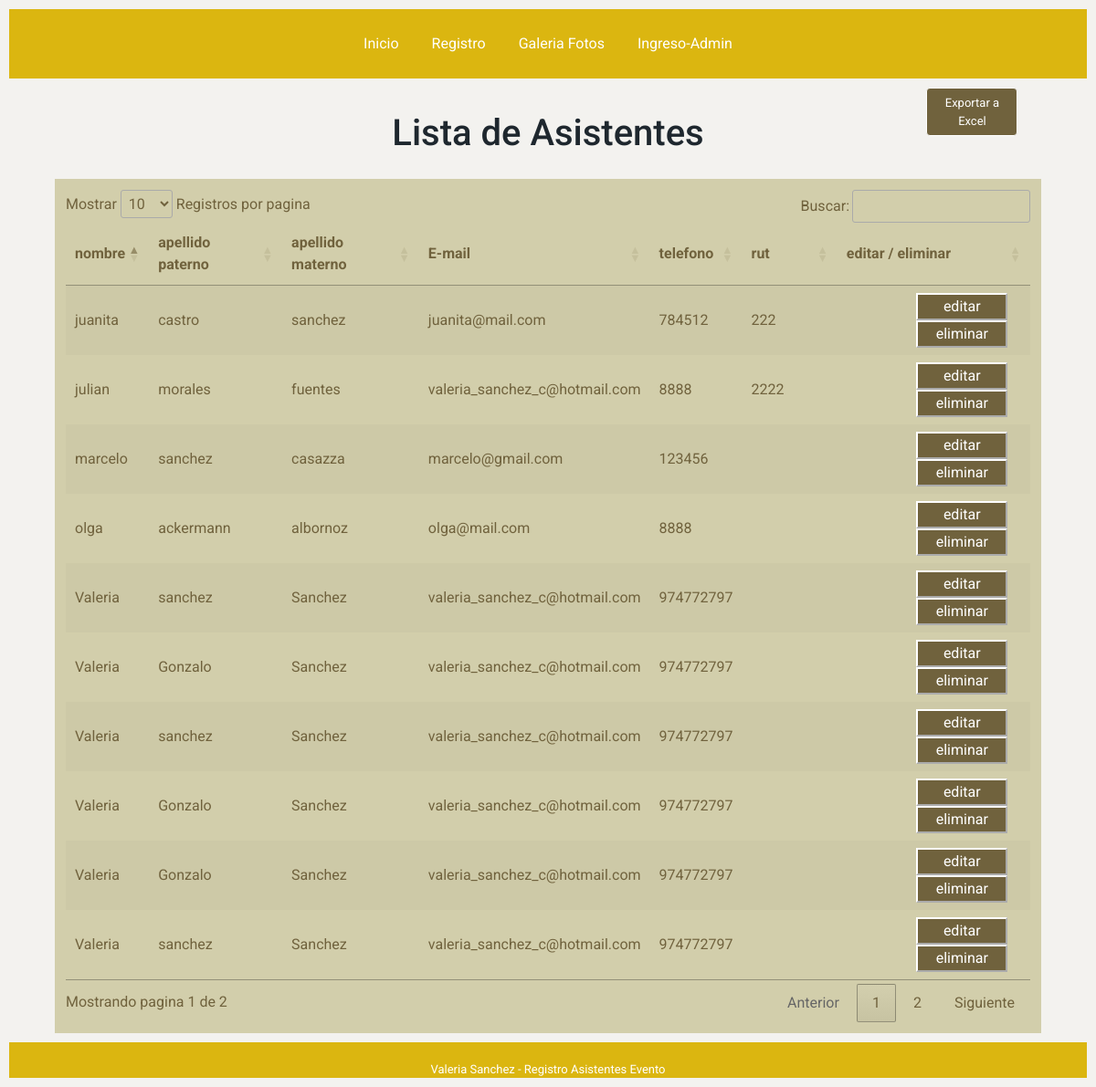
/listado/, run on the app's committed database.
### aplicacion1/models.py (models this page shows, shortened)
class Alumno(models.Model):
    rut=models.CharField(max_length=15, null=False)
    nombre=models.CharField(max_length=50, null=False)
    apellido_paterno=models.CharField(max_length=100, null=False)
    apellido_materno=models.CharField(max_length=100, null=False)
    telefono=models.CharField(max_length=100, null=False)
    email=models.EmailField()

### aplicacion1/views.py (the view)
# urls.py: path('listado/', views.listado, name='listado'),
def listado (request):  #muestra mensajes recibidos
    listado=Alumno.objects.all()
    return render (request,'aplicacion1/listado.html',{"data":listado})

### aplicacion1/templates/aplicacion1/listado.html (shortened to what this page needs)
{%extends 'base_layout.html'%}{%block content%}
<body >
<div class="container">
  <div class="row">
    <div class="col-sm-3">
    </div>
    <div class="col-sm-6">
      <header>
        <h1>Lista de Asistentes</h1>
      </header>
    </div>
    <div class="col-sm-3">
        <a href="{% url 'export_excel' %}" class = "btn btn-primary" id='btn-2'> Exportar a Excel </a>
    </div>
  </div>
</div>
<div div class="col-sm" id="tabla_usuarios">
    <table id="example" class="stripe" >
      <thead>
        <tr>
          <th>nombre</th>
          <th>apellido paterno </th>
          <th>apellido materno</th>
          <th>E-mail</th>
          <th>telefono</th>
          <th>rut</th>
          <th>editar / eliminar</th>
      </thead>
      <tbody>
        {% for men in data %}
        <tr>
          <td>{{men.nombre}}</td>
          <td>{{men.apellido_paterno}}</td>
          <td>{{men.apellido_materno}}</td>
          <td>{{men.email}}</td>
          <td>{{men.telefono}}</td>
          <td>{{men.rut}}</td>
          <td><button id="btn-4"><a id="editar" href ='/editar_alumno/{{men.id}}'>editar</a></button>
          <button id="btn-4"href ='#' onclick="modal_eliminar({{men.id}})">eliminar</button>  </td>
        </tr>
        {% endfor %}
      </tbody>
    </table>
</div>
</body>
</html>
{%endblock content%}

### aplicacion1/static/aplicacion1/style.css (style rules this page uses)
body { font-family: 'Roboto', sans-serif; background-color: rgb(243, 242, 239); }
h1 { text-align: center; margin: 5%; }
header { text-align: center; color: rgba(30, 39, 46,1.0); margin:2%; }
#btn-2 { width: 100px; margin-left: 45%; background-color: rgb(112, 98, 61); color: #fff; border-color: #fff; font-size: small; }
#tabla_usuarios { padding: 1%; margin-right: 5%; margin-left: 5%; color:rgb(112, 98, 61); background-color: rgba(206, 202, 161, 0.87); }
#btn-4 { width: 100px; margin-left: 40%; background-color: rgb(112, 98, 61); color: #fff; border-color: #fff; }
#editar { color: #fff; text-decoration: none }

### data on the page
Alumno: nombre "marcelo", apellido_paterno "sanchez", apellido_materno "casazza", email "marcelo@gmail.com", telefono "123456"
Alumno: nombre "juanita", apellido_paterno "castro", apellido_materno "sanchez", email "juanita@mail.com", telefono "784512", rut "222"
Alumno: nombre "Valeria", apellido_paterno "sanchez", apellido_materno "Sanchez", email "valeria_sanchez_c@hotmail.com", telefono "974772797"
Alumno: nombre "olga", apellido_paterno "ackermann", apellido_materno "albornoz", email "olga@mail.com", telefono "8888"
Alumno: nombre "julian", apellido_paterno "morales", apellido_materno "fuentes", email "valeria_sanchez_c@hotmail.com", telefono "8888", rut "2222"
Alumno: nombre "Valeria", apellido_paterno "Gonzalo", apellido_materno "Sanchez", email "valeria_sanchez_c@hotmail.com", telefono "974772797"
Alumno: nombre "Valeria", apellido_paterno "sanchez", apellido_materno "Sanchez", email "valeria_sanchez_c@hotmail.com", telefono "974772797"
Alumno: nombre "Valeria", apellido_paterno "Gonzalo", apellido_materno "Sanchez", email "valeria_sanchez_c@hotmail.com", telefono "974772797"
Alumno: nombre "Valeria", apellido_paterno "Gonzalo", apellido_materno "Sanchez", email "valeria_sanchez_c@hotmail.com", telefono "974772797"
Alumno: nombre "Valeria", apellido_paterno "sanchez", apellido_materno "Sanchez", email "valeria_sanchez_c@hotmail.com", telefono "974772797"
